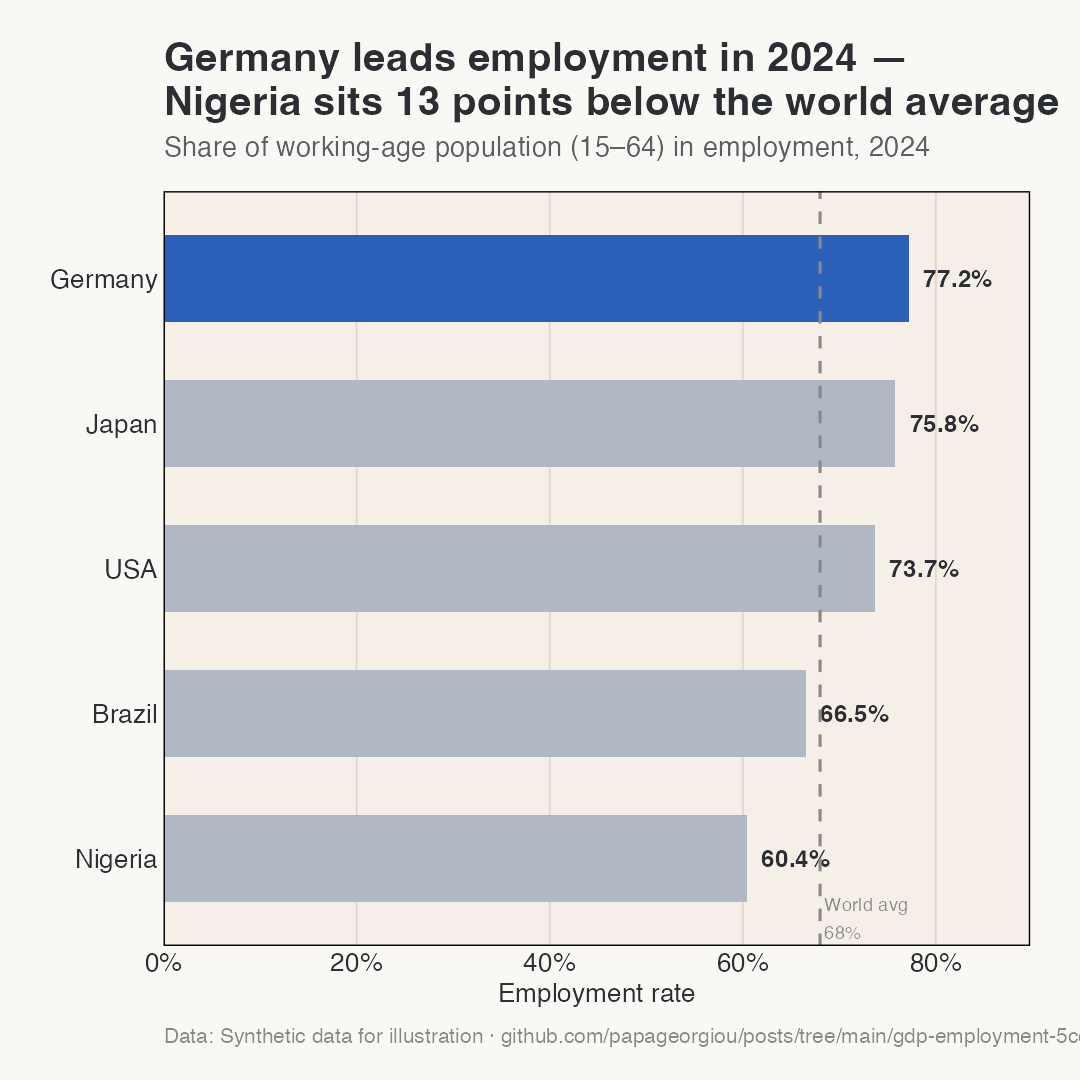

R code for this plot:
# Chart 3: Horizontal Bar — Employment rate by country, 2024
# Insight: Germany leads employment at 77%, while Nigeria trails the global average by 13 pts

library(tidyverse)
library(ggtext)
library(scales)

# ── Palette & theme ────────────────────────────────────────────────────────────
bg_plot   <- "#F6EFE8"
bg_figure <- "#FAF8F5"
gridlines <- "#E2D6CB"
text_axes <- "#2B2F33"

my_social_theme <- function(base_size = 14, base_family = "Helvetica") {
  ggthemes::theme_foundation(base_size = base_size, base_family = base_family) +
    theme(
      plot.background  = element_rect(fill = bg_figure, color = NA),
      panel.background = element_rect(fill = bg_plot,   color = NA),
      panel.grid.major.x = element_line(color = gridlines, linewidth = 0.4),
      panel.grid.major.y = element_blank(),
      panel.grid.minor = element_blank(),
      axis.ticks       = element_blank(),
      axis.text        = element_text(color = text_axes, size = rel(0.9)),
      axis.title       = element_text(color = text_axes, size = rel(0.9)),
      plot.title       = element_text(face = "bold", size = rel(1.4), color = text_axes,
                                      hjust = 0, margin = margin(b = 6)),
      plot.subtitle    = element_markdown(size = rel(0.95), color = "#5A5F65",
                                          margin = margin(b = 14)),
      plot.caption     = element_text(size = rel(0.72), color = "#888888",
                                      hjust = 0, margin = margin(t = 10)),
      plot.margin      = margin(20, 24, 16, 24),
      legend.position  = "none"
    )
}

# ── Data ───────────────────────────────────────────────────────────────────────
df <- tribble(
  ~country,   ~emp_rate,
  "Germany",  77.2,
  "Japan",    75.8,
  "USA",      73.7,
  "Brazil",   66.5,
  "Nigeria",  60.4
) |>
  mutate(
    country   = fct_reorder(country, emp_rate),
    highlight = country == "Germany",
    bar_color = if_else(highlight, "#2B5FB8", "#B0B8C4"),
    label     = paste0(emp_rate, "%")
  )

world_avg <- 68

# ── Plot ───────────────────────────────────────────────────────────────────────
p <- ggplot(df, aes(emp_rate, country)) +
  geom_col(aes(fill = bar_color), width = 0.6) +
  geom_text(aes(label = label), hjust = -0.2, size = 4.2, fontface = "bold",
            color = text_axes) +
  # Delineate: world average
  geom_vline(xintercept = world_avg, linetype = "dashed",
             color = "#888888", linewidth = 0.7) +
  annotate("text", x = world_avg + 0.4, y = 0.45,
           label = paste0("World avg\n", world_avg, "%"),
           size = 3.2, color = "#888888", hjust = 0, vjust = 0) +
  scale_fill_identity() +
  scale_x_continuous(
    labels = label_percent(scale = 1),
    limits = c(0, 88),
    expand = expansion(mult = c(0, 0.02))
  ) +
  labs(
    title    = "Germany leads employment in 2024 —\nNigeria sits 13 points below the world average",
    subtitle = "Share of working-age population (15–64) in employment, 2024",
    x        = "Employment rate",
    y        = NULL,
    caption  = "Data: Synthetic data for illustration · github.com/papageorgiou/posts"
  ) +
  my_social_theme()

ggsave(
  "03_bar_employment_2024.png",
  plot   = p,
  path   = "/Users/alexp/gd_alpapag/apclients/posts/gdp-employment-5countries",
  width  = 1080, height = 1080, units = "px", dpi = 150, bg = bg_figure
)

message("Chart 3 saved.")
